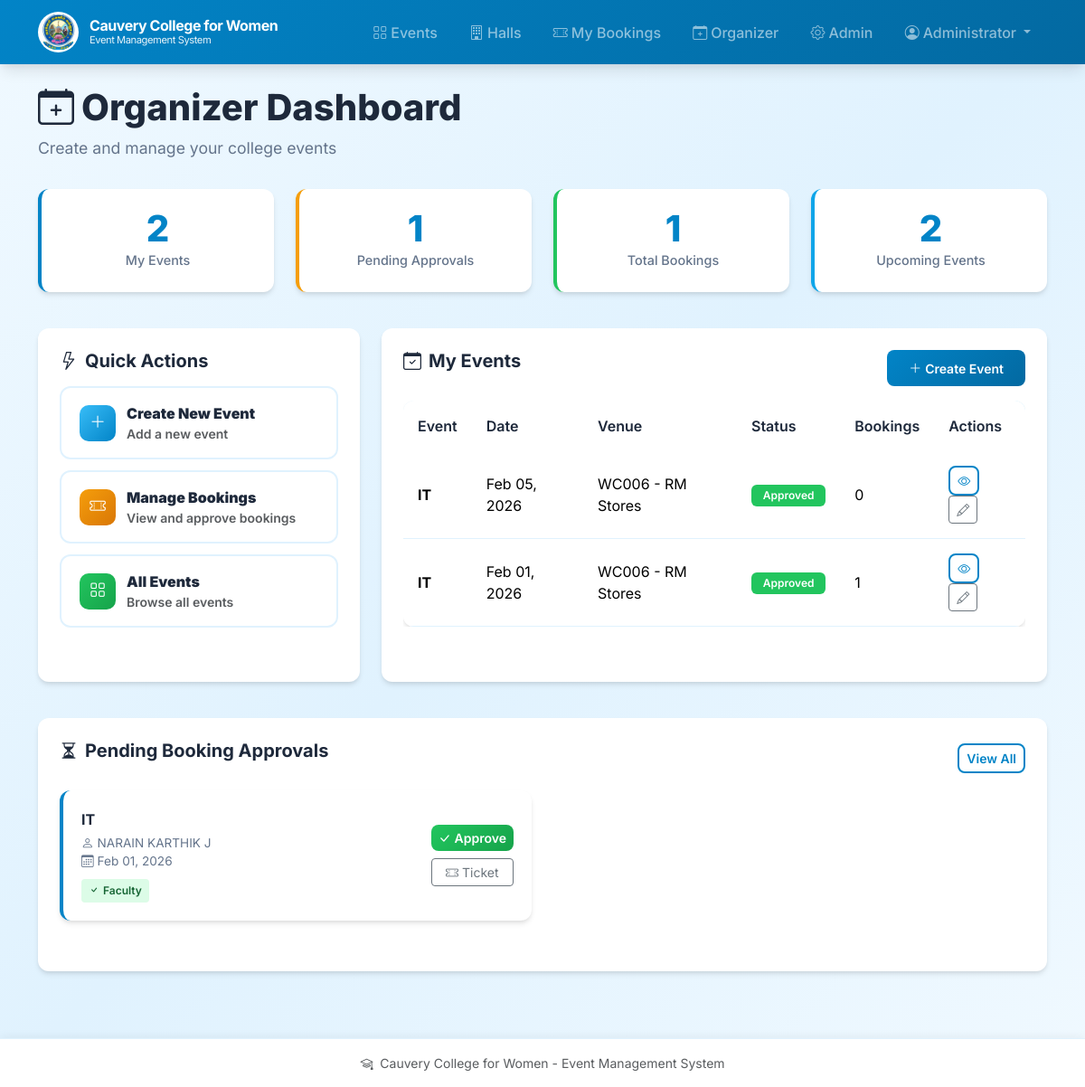
Screenshot of /organizer (signed in) with the database file from the repository.
### app.py (models this page shows, shortened)
class User(UserMixin, db.Model):
    __tablename__ = "users"
    id = db.Column(db.Integer, primary_key=True)
    email = db.Column(db.String, unique=True, nullable=True)
    student_id = db.Column(db.String, unique=True, nullable=True)
    password_hash = db.Column(db.String, nullable=False)
    full_name = db.Column(db.String)
    role = db.Column(db.String, nullable=False, default="student")  # student, faculty, organizer, admin
    phone = db.Column(db.String, nullable=True)
    department = db.Column(db.String, nullable=True)
    year = db.Column(db.String, nullable=True)
    active = db.Column(db.Boolean, default=True)
    created_at = db.Column(db.DateTime, default=datetime.utcnow)

class Event(db.Model):
    __tablename__ = "events"
    id = db.Column(db.Integer, primary_key=True)
    title = db.Column(db.String, nullable=False)
    description = db.Column(db.Text)
    category_id = db.Column(db.Integer, db.ForeignKey("categories.id"), nullable=True)
    hall_id = db.Column(db.Integer, db.ForeignKey("halls.id"), nullable=False)
    organizer_id = db.Column(db.Integer, db.ForeignKey("users.id"), nullable=False)
    capacity = db.Column(db.Integer, default=0)
    start_time = db.Column(db.DateTime, nullable=False)
    end_time = db.Column(db.DateTime, nullable=False)
    poster_path = db.Column(db.String, nullable=True)
    invitation_path = db.Column(db.String, nullable=True)
    status = db.Column(db.String, default="pending")  # pending, approved, rejected
    requires_faculty_approval = db.Column(db.Boolean, default=False)
    created_at = db.Column(db.DateTime, default=datetime.utcnow)
    club_id = db.Column(db.Integer, nullable=True)
    category = db.relationship("Category", lazy="joined")
    hall = db.relationship("Hall", lazy="joined")
    organizer = db.relationship("User", lazy="joined")

class Hall(db.Model):
    __tablename__ = "halls"
    id = db.Column(db.Integer, primary_key=True)
    name = db.Column(db.String, unique=True, nullable=False)
    capacity = db.Column(db.Integer, default=0)
    status = db.Column(db.String, default="free")  # free, blocked
    location = db.Column(db.String, nullable=True)

class Booking(db.Model):
    __tablename__ = "bookings"
    id = db.Column(db.Integer, primary_key=True)
    ticket_id = db.Column(db.String, unique=True, nullable=False, default=lambda: str(uuid.uuid4()))
    user_id = db.Column(db.Integer, db.ForeignKey("users.id"), nullable=False)
    event_id = db.Column(db.Integer, db.ForeignKey("events.id"), nullable=False)
    status = db.Column(db.String, default="pending")  # pending, confirmed, cancelled
    faculty_approved = db.Column(db.Boolean, default=False)
    organizer_approved = db.Column(db.Boolean, default=False)
    created_at = db.Column(db.DateTime, default=datetime.utcnow)
    qr_path = db.Column(db.String, nullable=True)
    pdf_path = db.Column(db.String, nullable=True)
    user = db.relationship("User", lazy="joined")
    event = db.relationship("Event", lazy="joined")

### app.py (the view)
@app.route("/organizer")
@login_required
@role_required("organizer", "admin")
def organizer_dashboard():
    my_events = Event.query.filter_by(organizer_id=current_user.id).order_by(Event.start_time.desc()).all()
    for e in my_events:
        e.booking_count = Booking.query.filter_by(event_id=e.id).count()
    event_ids = [e.id for e in my_events]
    pending_bookings = Booking.query.filter(
        Booking.event_id.in_(event_ids),
        Booking.organizer_approved == False
    ).order_by(Booking.created_at.desc()).all()
    total_bookings = Booking.query.filter(Booking.event_id.in_(event_ids)).count()
    upcoming_events = [e for e in my_events if e.start_time >= datetime.utcnow()]
    return render_template("organizer_dashboard.html",
                           my_events=my_events,
                           pending_bookings=pending_bookings,
                           total_bookings=total_bookings,
                           upcoming_events=upcoming_events)

### app.py (called while the page is built)
@login_manager.user_loader
def load_user(user_id):
    try:
        return db.session.get(User, int(user_id))
    except Exception:
        return None

def role_required(*roles):
    def decorator(f):
        @wraps(f)
        def wrapped(*args, **kwargs):
            if not current_user.is_authenticated:
                return redirect(url_for("login"))
            if current_user.role not in roles:
                flash("Access denied: insufficient permissions", "danger")
                return redirect(url_for("index"))
            return f(*args, **kwargs)
        return wrapped
    return decorator

### templates/organizer_dashboard.html (shortened to what this page needs)
{% extends "layout.html" %}
{% block content %}
<div class="page-header">
  <h1><i class="bi bi-calendar-plus me-2"></i>Organizer Dashboard</h1>
  <p>Create and manage your college events</p>
</div>
<div class="row mb-4">
  <div class="col-md-3 mb-3">
    <div class="stat-card">
      <div class="stat-number">{{ my_events|length }}</div>
      <div class="stat-label">My Events</div>
    </div>
  </div>
  <div class="col-md-3 mb-3">
    <div class="stat-card warning">
      <div class="stat-number">{{ pending_bookings|length }}</div>
      <div class="stat-label">Pending Approvals</div>
    </div>
  </div>
  <div class="col-md-3 mb-3">
    <div class="stat-card success">
      <div class="stat-number">{{ total_bookings or 0 }}</div>
      <div class="stat-label">Total Bookings</div>
    </div>
  </div>
  <div class="col-md-3 mb-3">
    <div class="stat-card info">
      <div class="stat-number">{{ upcoming_events|length }}</div>
      <div class="stat-label">Upcoming Events</div>
    </div>
  </div>
</div>
<div class="row mb-4">
  <div class="col-md-4 mb-3">
    <div class="dashboard-section h-100">
      <h3><i class="bi bi-lightning me-2"></i>Quick Actions</h3>
      <a href="{{ url_for('create_event') }}" class="quick-action-btn">
        <span class="icon"><i class="bi bi-plus-lg"></i></span>
        <div>
          <strong>Create New Event</strong>
          <div class="small text-muted">Add a new event</div>
        </div>
      </a>
      <a href="{{ url_for('organizer_bookings') }}" class="quick-action-btn">
        <span class="icon" style="background: linear-gradient(135deg, #f59e0b 0%, #d97706 100%);"><i class="bi bi-ticket-perforated"></i></span>
        <div>
          <strong>Manage Bookings</strong>
          <div class="small text-muted">View and approve bookings</div>
        </div>
      </a>
      <a href="{{ url_for('event_list') }}" class="quick-action-btn">
        <span class="icon" style="background: linear-gradient(135deg, #22c55e 0%, #16a34a 100%);"><i class="bi bi-grid"></i></span>
        <div>
          <strong>All Events</strong>
          <div class="small text-muted">Browse all events</div>
        </div>
      </a>
    </div>
  </div>
  <div class="col-md-8 mb-3">
    <div class="dashboard-section h-100">
      <div class="d-flex justify-content-between align-items-center mb-3">
        <h3><i class="bi bi-calendar-check me-2"></i>My Events</h3>
        <a href="{{ url_for('create_event') }}" class="btn btn-primary btn-sm">
          <i class="bi bi-plus-lg me-1"></i>Create Event
        </a>
      </div>
      {% if my_events %}
        <div class="table-responsive">
          <table class="table mb-0">
            <thead>
              <tr>
                <th>Event</th>
                <th>Date</th>
                <th>Venue</th>
                <th>Status</th>
                <th>Bookings</th>
                <th>Actions</th>
              </tr>
            </thead>
            <tbody>
              {% for e in my_events %}
                <tr>
                  <td><strong>{{ e.title }}</strong></td>
                  <td>{{ e.start_time.strftime('%b %d, %Y') }}</td>
                  <td>{{ e.hall.name if e.hall else 'TBD' }}</td>
                  <td>
                    {% if e.status == 'approved' %}
                      <span class="badge bg-success">Approved</span>
                    {% elif e.status == 'pending' %}
                      <span class="badge bg-warning">Pending</span>
                    {% elif e.status == 'cancelled' %}
                      <span class="badge bg-danger">Cancelled</span>
                    {% else %}
                      <span class="badge bg-info">{{ e.status }}</span>
                    {% endif %}
                  </td>
                  <td>{{ e.booking_count or 0 }}</td>
                  <td>
                    <a href="{{ url_for('event_detail', event_id=e.id) }}" class="btn btn-outline-primary btn-sm">
                      <i class="bi bi-eye"></i>
                    </a>
                    <a href="{{ url_for('edit_event', event_id=e.id) }}" class="btn btn-outline-secondary btn-sm">
                      <i class="bi bi-pencil"></i>
                    </a>
                  </td>
                </tr>
              {% endfor %}
            </tbody>
          </table>
        </div>
      {% endif %}
    </div>
  </div>
</div>
<div class="dashboard-section">
  <div class="d-flex justify-content-between align-items-center mb-3">
    <h3><i class="bi bi-hourglass-split me-2"></i>Pending Booking Approvals</h3>
    <a href="{{ url_for('organizer_bookings') }}" class="btn btn-outline-primary btn-sm">View All</a>
  </div>
  {% if pending_bookings %}
    <div class="row">
      {% for b in pending_bookings[:8] %}
        <div class="col-md-6 mb-3">
          <div class="booking-card">
            <div class="booking-info">
              <div class="booking-title">{{ b.event.title }}</div>
              <div class="booking-meta">
                <i class="bi bi-person me-1"></i>{{ b.user.full_name or b.user.email }}
              </div>
              <div class="booking-meta">
                <i class="bi bi-calendar3 me-1"></i>{{ b.created_at.strftime('%b %d, %Y') }}
              </div>
              <div class="mt-2">
                {% if b.faculty_approved %}
                  <span class="approval-badge approved"><i class="bi bi-check"></i> Faculty</span>
                {% else %}
                  <span class="approval-badge pending"><i class="bi bi-clock"></i> Faculty</span>
                {% endif %}
              </div>
            </div>
            <div class="d-flex flex-column gap-2">
              <form method="post" action="{{ url_for('organizer_approve_booking', booking_id=b.id) }}">
                <button class="btn btn-success btn-sm w-100"><i class="bi bi-check-lg me-1"></i>Approve</button>
              </form>
              <a class="btn btn-outline-secondary btn-sm" href="{{ url_for('view_ticket', booking_id=b.id) }}" target="_blank">
                <i class="bi bi-ticket-perforated me-1"></i>Ticket
              </a>
            </div>
          </div>
        </div>
      {% endfor %}
    </div>
  {% else %}
    <div class="empty-state py-4">
      <i class="bi bi-check-circle text-success" style="font-size: 2.5rem;"></i>
      <h5 class="mt-2">All caught up!</h5>
      <p class="text-muted mb-0">No pending bookings require your approval</p>
    </div>
  {% endif %}
</div>
{% endblock %}

### templates/layout.html (shortened to what this page needs)
<!doctype html>
<html lang="en">
  <head>
    <link href="https://cdn.jsdelivr.net/npm/bootstrap@5.3.2/dist/css/bootstrap.min.css" rel="stylesheet">
    <link rel="stylesheet" href="https://cdn.jsdelivr.net/npm/bootstrap-icons@1.11.1/font/bootstrap-icons.css">
    <link rel="stylesheet" href="{{ url_for('static', filename='css/style.css') }}">
  </head>
  <body>
    <nav class="navbar navbar-expand-lg navbar-dark">
      <div class="container">
        <a class="navbar-brand" href="{{ url_for('index') }}">
          <img src="{{ url_for('static', filename='images/college_logo.png') }}" alt="Logo">
          <span class="college-name">
            <span class="main-name">Cauvery College for Women</span>
            <span class="sub-name">Event Management System</span>
          </span>
        </a>
        <div class="collapse navbar-collapse" id="nav">
          <ul class="navbar-nav ms-auto">
            <li class="nav-item">
              <a class="nav-link" href="{{ url_for('event_list') }}">
                <i class="bi bi-grid me-1"></i>Events
              </a>
            </li>
            <li class="nav-item">
              <a class="nav-link" href="{{ url_for('admin_halls') }}">
                <i class="bi bi-building me-1"></i>Halls
              </a>
            </li>
            {% if current_user.is_authenticated %}
              <li class="nav-item">
                <a class="nav-link" href="{{ url_for('my_bookings') }}">
                  <i class="bi bi-ticket-perforated me-1"></i>My Bookings
                </a>
              </li>
              {% if current_user.role in ['organizer','admin'] %}
                <li class="nav-item">
                  <a class="nav-link" href="{{ url_for('organizer_dashboard') }}">
                    <i class="bi bi-calendar-plus me-1"></i>Organizer
                  </a>
                </li>
              {% endif %}
              {% if current_user.role == 'admin' %}
                <li class="nav-item">
                  <a class="nav-link" href="{{ url_for('admin_dashboard') }}">
                    <i class="bi bi-gear me-1"></i>Admin
                  </a>
                </li>
              {% endif %}
              <li class="nav-item dropdown">
                <a class="nav-link dropdown-toggle" href="#" role="button" data-bs-toggle="dropdown">
                  <i class="bi bi-person-circle me-1"></i>{{ current_user.full_name or current_user.email }}
                </a>
              </li>
            {% endif %}
          </ul>
        </div>
      </div>
    </nav>
    <main class="container py-4">
      {% block content %}{% endblock %}
    </main>
    <footer class="py-3">
      <div class="container text-center small text-muted">
        <i class="bi bi-mortarboard me-1"></i> Cauvery College for Women - Event Management System
      </div>
    </footer>
  </body>
</html>

### rows the page displays
User: full_name "Administrator"
Event: title "IT", start_time "Feb 05, 2026", hall "WC006 - RM Stores", status "Approved", booking_count "0"
Event: title "IT", start_time "Feb 01, 2026", hall "WC006 - RM Stores", status "Approved", booking_count "1"
Booking: event "IT", user "NARAIN KARTHIK J", created_at "Feb 01, 2026", faculty_approved True (drawn)

### other values shown
{{ my_events|length }} "2"
{{ pending_bookings|length }} "1"
{{ total_bookings or 0 }} "1"
{{ upcoming_events|length }} "2"
